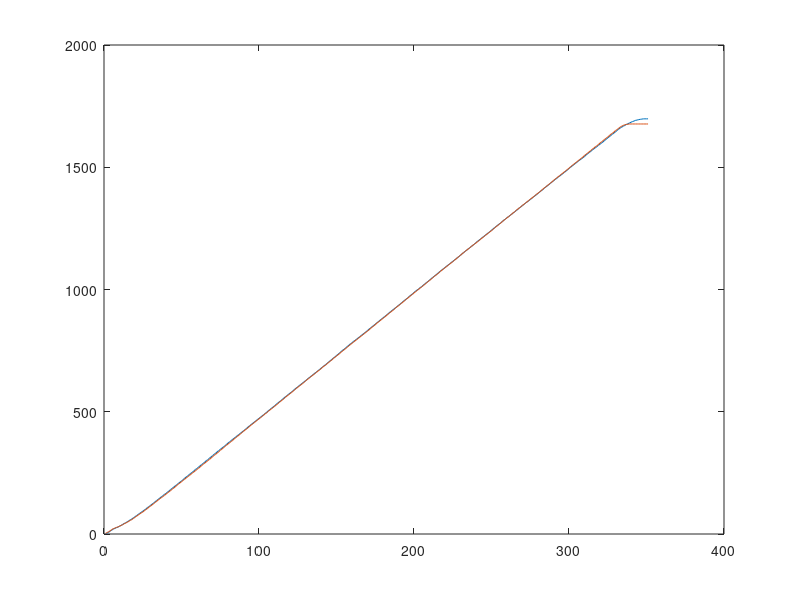

Recreate this plot in MATLAB.
%PID calibration program
%First Attempt:
fileID = fopen('Attempt1.txt','r');
[values,count] = fscanf(fileID, ['M1: ' '%d' ',M2: ' '%d' '\n']);
A = values(1:2:end);
B = values (2:2:end);
x = 1:count/2;
fclose(fileID);
disp(values);
figure();
plot(x,A, x, B);

Speed = A-B;
theSum = sum(Speed);

%{
fileID = fopen('Attempt2.txt','r');
[values,count] = fscanf(fileID, ['M1: ' '%d' ',M2: ' '%d' '\n']);
A = values(1:2:end);
B = values (2:2:end);
x = 1:count/2;
fclose(fileID);
disp(values);
figure();
plot(x,A, x, B);

fileID = fopen('Attempt3.txt','r');
[values,count] = fscanf(fileID, ['M1: ' '%d' ',M2: ' '%d' '\n']);
A = values(1:2:end);
B = values (2:2:end);
x = 1:count/2;
fclose(fileID);
disp(values);
figure();
plot(x,A, x, B);
%}
